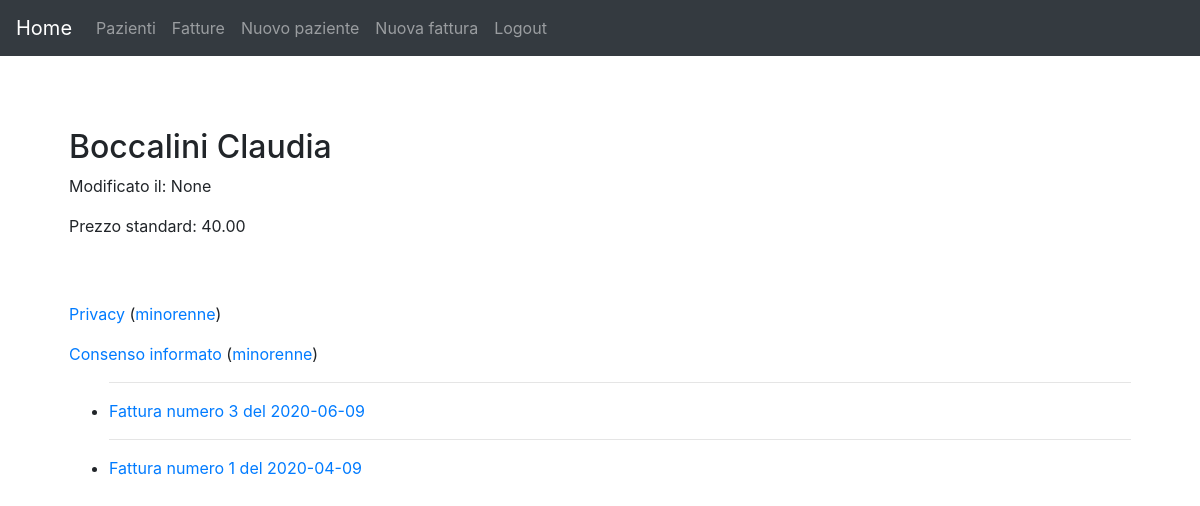
The page /gestione/paziente/3 (signed in) on the database as committed earlier.
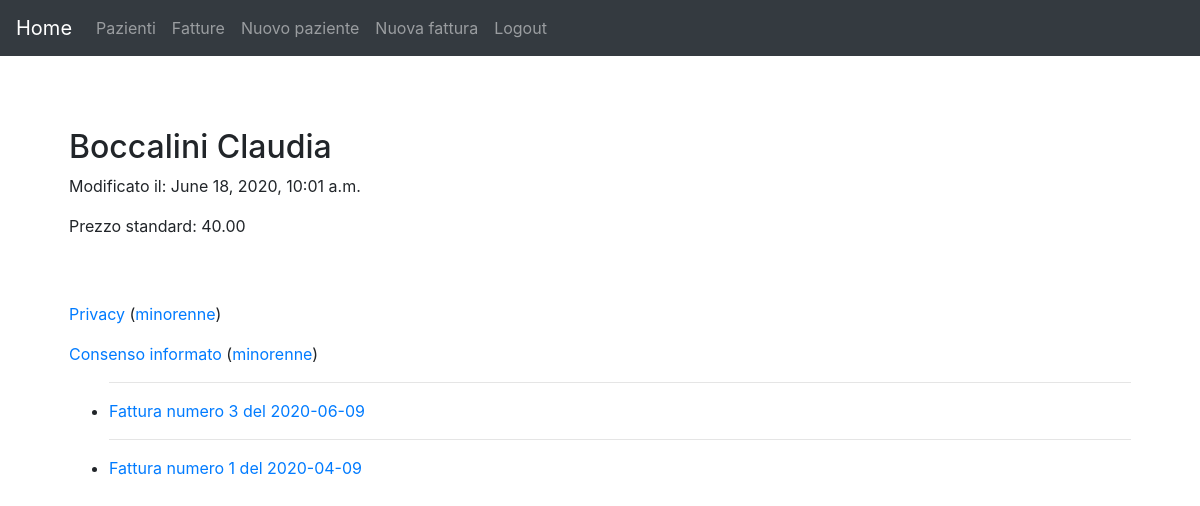
The same page on the database as committed later.
### gestione/models.py (models this page shows, shortened)
class Paziente(models.Model):
	cognome = models.CharField(max_length = 100, help_text = 'Cognome')
	nome = models.CharField(max_length = 100, help_text = 'Nome')
	codfisc = models.CharField("Codice fiscale", max_length = 16, help_text = 'Codice fiscale', blank = True)
	piva = models.CharField('Partita Iva', max_length = 50, help_text = 'P. Iva', blank = True)
	paese = models.CharField('Città', max_length = 100, help_text = 'Città', blank = True)
	provincia = models.CharField(max_length = 2, help_text = 'Prov.', blank = True)
	cap = models.CharField('CAP', max_length = 5, help_text = 'CAP', blank = True)
	via = models.CharField(max_length = 100, help_text = 'Via', blank = True)
	civico = models.CharField('N. civico', max_length = 30, help_text = 'N. civico', blank = True)
	telefono = models.CharField(max_length = 25, help_text = 'Telefono', blank = True)
	email = models.EmailField(help_text = 'email', blank = True)
	data_nascita  = models.DateField('Data di nascita', help_text = 'Data di nascita <em>YYYY-MM-DD</em>.', blank = True, null=True)
	paese_nascita = models.CharField('Città di nascita', max_length = 100, help_text = 'Città di nascita', blank = True)
	provincia_nascita = models.CharField('Provincia di nascita',max_length = 2, help_text = 'Prov. di nascita', blank = True)
	prezzo = models.DecimalField(help_text = 'Prezzo', max_digits = 8, decimal_places = 2, blank = True, default = 50.00)
	ultima_modifica = models.DateTimeField(help_text = 'Ultima modifica', auto_now = True)
	class Meta:
		ordering = ['cognome','nome']
	def __str__(self):
		return ' '.join([self.cognome, self.nome])

### gestione/views.py (the view)
# urls.py: path('paziente/<int:pk>', views.PazienteDetailView.as_view(), name='dettaglio-paziente'),
class PazienteDetailView(LoginRequiredMixin, generic.DetailView):
    model = Paziente
    context_object_name = 'paziente'
    permission_required = ('gestione.view_paziente','gestione.change_paziente','gestione.delete_paziente','gestione.view_fattura','gestione.add_fattura','gestione.delete_fattura')

### gestione/models.py (called while the page is built)
	def __str__(self):
		return "Fattura numero " + str(self.numero) + " del " + str(self.data)

	def get_absolute_url(self):
		return reverse('dettaglio-fattura', args=[str(self.id)])

### gestione/templates/gestione/paziente_detail.html
{% extends "generic.html" %}
{% block main-content %}
<h2>{{paziente}}</h2>
<p>Modificato il: {{paziente.ultima_modifica}}</p>
<p>Prezzo standard: {{paziente.prezzo}}</p>
<br /><br />
<p><a href="{% url 'privacy-pdf' paziente.pk %}">Privacy</a>
(<a href="{% url 'privacy-m-pdf' paziente.pk %}">minorenne</a>)</p>
<p><a href="{% url 'consenso-pdf' paziente.pk %}">Consenso informato</a>
(<a href="{% url 'consenso-m-pdf' paziente.pk %}">minorenne</a>)</p>
{% if paziente.fattura_set.all %}
<ul>
    {% for f in paziente.fattura_set.all %}
    <hr><li><a href="{{ f.get_absolute_url }}">{{f}}</a></li>
    {% endfor %}
</ul>
{% else %}
<p>nessuna fattura intestata al paziente</p>
{% endif %}
{% endblock main-content %}

Rows that differ between the two databases and show on the page:
changed Paziente "Boccalini Claudia": ultima_modifica "None" → "June 18, 2020, 10:01 a.m."
